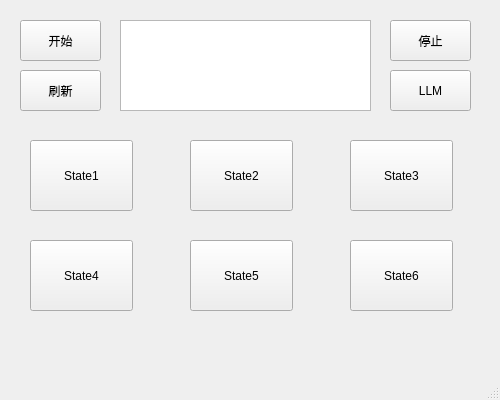
<?xml version="1.0" encoding="UTF-8"?>
<ui version="4.0">
 <class>MainWindow</class>
 <widget class="QMainWindow" name="MainWindow">
  <property name="enabled">
   <bool>true</bool>
  </property>
  <property name="geometry">
   <rect>
    <x>0</x>
    <y>0</y>
    <width>500</width>
    <height>400</height>
   </rect>
  </property>
  <property name="windowTitle">
   <string>MainWindow</string>
  </property>
  <widget class="QWidget" name="centralwidget">
   <widget class="QPushButton" name="Start_pushButton">
    <property name="geometry">
     <rect>
      <x>20</x>
      <y>20</y>
      <width>81</width>
      <height>41</height>
     </rect>
    </property>
    <property name="text">
     <string>开始</string>
    </property>
   </widget>
   <widget class="QTextBrowser" name="State_textBrowser">
    <property name="geometry">
     <rect>
      <x>120</x>
      <y>20</y>
      <width>251</width>
      <height>91</height>
     </rect>
    </property>
   </widget>
   <widget class="QPushButton" name="Refresh_pushButton">
    <property name="geometry">
     <rect>
      <x>20</x>
      <y>70</y>
      <width>81</width>
      <height>41</height>
     </rect>
    </property>
    <property name="text">
     <string>刷新</string>
    </property>
   </widget>
   <widget class="QPushButton" name="State_pushButton1">
    <property name="geometry">
     <rect>
      <x>30</x>
      <y>140</y>
      <width>103</width>
      <height>71</height>
     </rect>
    </property>
    <property name="text">
     <string>State1</string>
    </property>
    <property name="iconSize">
     <size>
      <width>20</width>
      <height>20</height>
     </size>
    </property>
    <property name="checkable">
     <bool>false</bool>
    </property>
   </widget>
   <widget class="QPushButton" name="Stop_pushButton">
    <property name="geometry">
     <rect>
      <x>390</x>
      <y>20</y>
      <width>81</width>
      <height>41</height>
     </rect>
    </property>
    <property name="text">
     <string>停止</string>
    </property>
   </widget>
   <widget class="QPushButton" name="State_pushButton2">
    <property name="geometry">
     <rect>
      <x>190</x>
      <y>140</y>
      <width>103</width>
      <height>71</height>
     </rect>
    </property>
    <property name="text">
     <string>State2</string>
    </property>
   </widget>
   <widget class="QPushButton" name="State_pushButton3">
    <property name="geometry">
     <rect>
      <x>350</x>
      <y>140</y>
      <width>103</width>
      <height>71</height>
     </rect>
    </property>
    <property name="text">
     <string>State3</string>
    </property>
   </widget>
   <widget class="QPushButton" name="State_pushButton4">
    <property name="geometry">
     <rect>
      <x>30</x>
      <y>240</y>
      <width>103</width>
      <height>71</height>
     </rect>
    </property>
    <property name="text">
     <string>State4</string>
    </property>
   </widget>
   <widget class="QPushButton" name="State_pushButton5">
    <property name="geometry">
     <rect>
      <x>190</x>
      <y>240</y>
      <width>103</width>
      <height>71</height>
     </rect>
    </property>
    <property name="text">
     <string>State5</string>
    </property>
   </widget>
   <widget class="QPushButton" name="State_pushButton6">
    <property name="geometry">
     <rect>
      <x>350</x>
      <y>240</y>
      <width>103</width>
      <height>71</height>
     </rect>
    </property>
    <property name="text">
     <string>State6</string>
    </property>
   </widget>
   <widget class="QPushButton" name="LLM_pushButton">
    <property name="geometry">
     <rect>
      <x>390</x>
      <y>70</y>
      <width>81</width>
      <height>41</height>
     </rect>
    </property>
    <property name="text">
     <string>LLM</string>
    </property>
   </widget>
  </widget>
  <widget class="QStatusBar" name="statusbar"/>
  <widget class="QMenuBar" name="menuBar">
   <property name="geometry">
    <rect>
     <x>0</x>
     <y>0</y>
     <width>500</width>
     <height>26</height>
    </rect>
   </property>
  </widget>
 </widget>
 <resources/>
 <connections/>
</ui>
